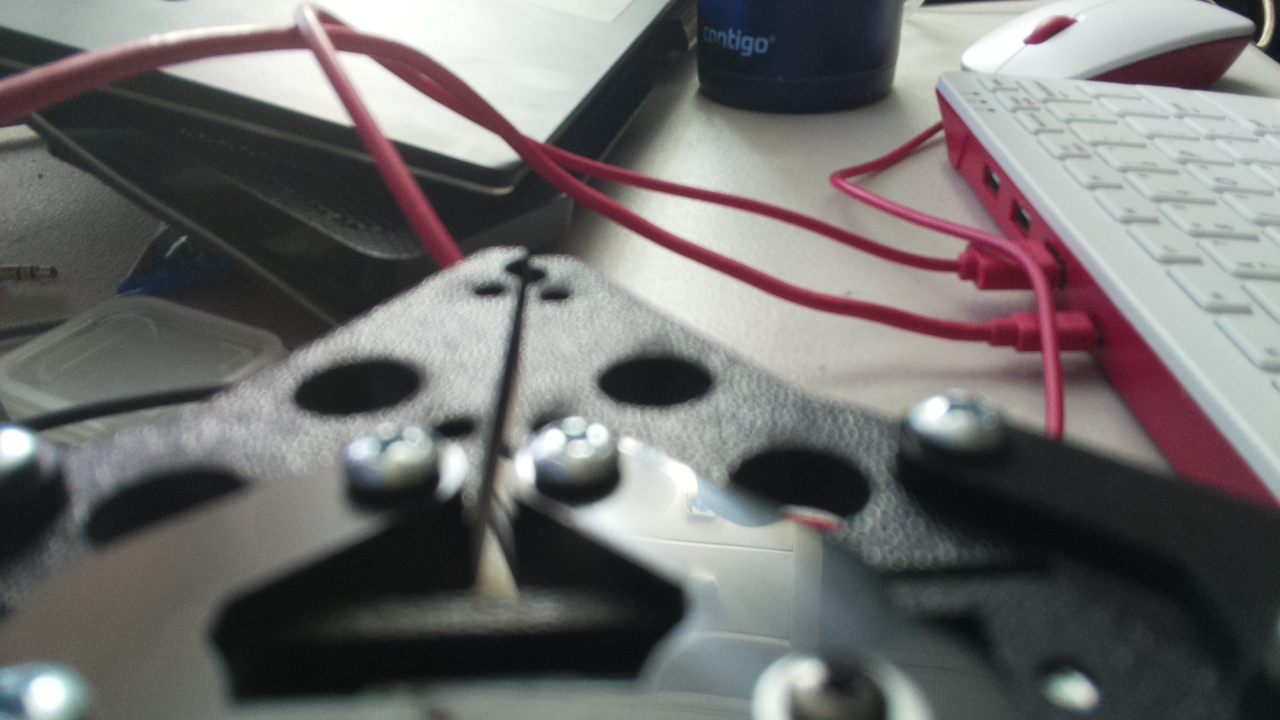
#> input picture Assignments/Ass_6/servo_pics/0.jpg, 1280 x 720 px, given in place of 7.7.jpg, which was not available
$ python servocontrol01.py
#> lines starting #> are read from the running program, lines starting #| are printed output that depends on the picture; after the words box and inside, x2 and y2 are one past the last pixel; in counts of white or black regions, pixels touching at a corner belong together
import RPi.GPIO as GPIO
import time
import numpy as np
import cv2
import datetime
import os
import glob

GPIO.setmode(GPIO.BOARD)
GPIO.setup(36,GPIO.OUT)

pwm = GPIO.PWM(36,50)

#opens completely
pwm.start(7.7)
time.sleep(0.5)

# # fully closes at 3.4% duty cycle
# pwm.ChangeDutyCycle(3.4)
# time.sleep(0.5)
os.system("sudo mkdir servo_pics")


# define the codec and create VideoWriter object
fps_out = 1
fourcc = cv2.VideoWriter_fourcc(*'XVID')
out = cv2.VideoWriter("servo_pwm" + ".avi", fourcc, fps_out, (1280, 720))

direction_scale = 1
direction_thickness = 2

# pwm.ChangeDutyCycle(7)
def close():

    i = 0
    duty_cycles1 = [x for x in np.arange(7.7,3.4,-2)]
    print(duty_cycles1)

    for i in duty_cycles1:

        pwm.ChangeDutyCycle(i)
        time.sleep(0.2)

        image = "sudo raspistill -w 1280 -h 720 -hf -vf -o /home/pi/Desktop/809T_Autonomous_Robotics/Assignments/Ass_6/servo_pics/" + str(i) + ".jpg"
        os.system(image)

        image = cv2.imread(str(i) + ".jpg")
#> image is the input picture: shape (720, 1280, 3); mean B, G, R 109.1, 109.8, 111.2

        text = "Duty: " + str(i) + "%"

        cv2.putText(image,text,(50,50),cv2.FONT_HERSHEY_DUPLEX,direction_scale,(0,0,255), direction_thickness)
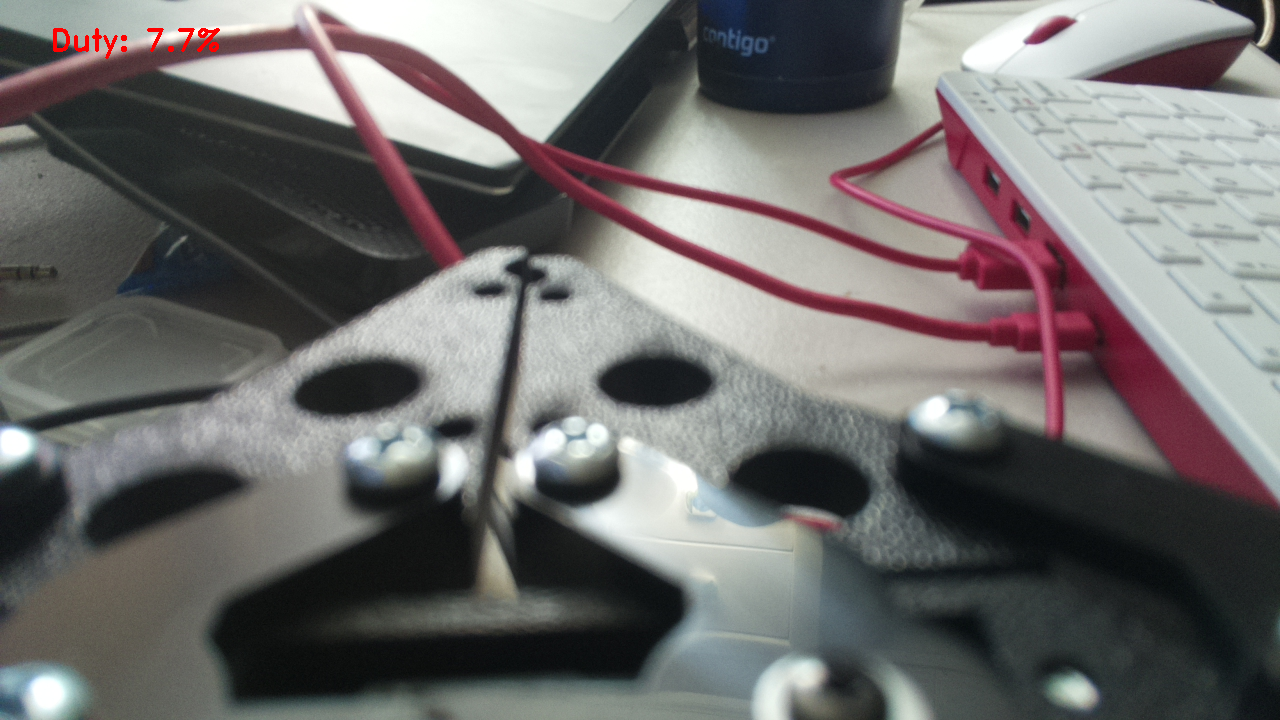
#> image: shape (720, 1280, 3); 0.14% of pixels changed, all inside (x1, y1, x2, y2) = (53, 28, 220, 59)
        # cv2.imshow("image",image)
        cv2.imwrite(str(i) + ".jpg",image)
        print("Saved image: ", i)
        time.sleep(0.1)
#> pass 2 of the loop in close, `for i in duty_cycles1:`:
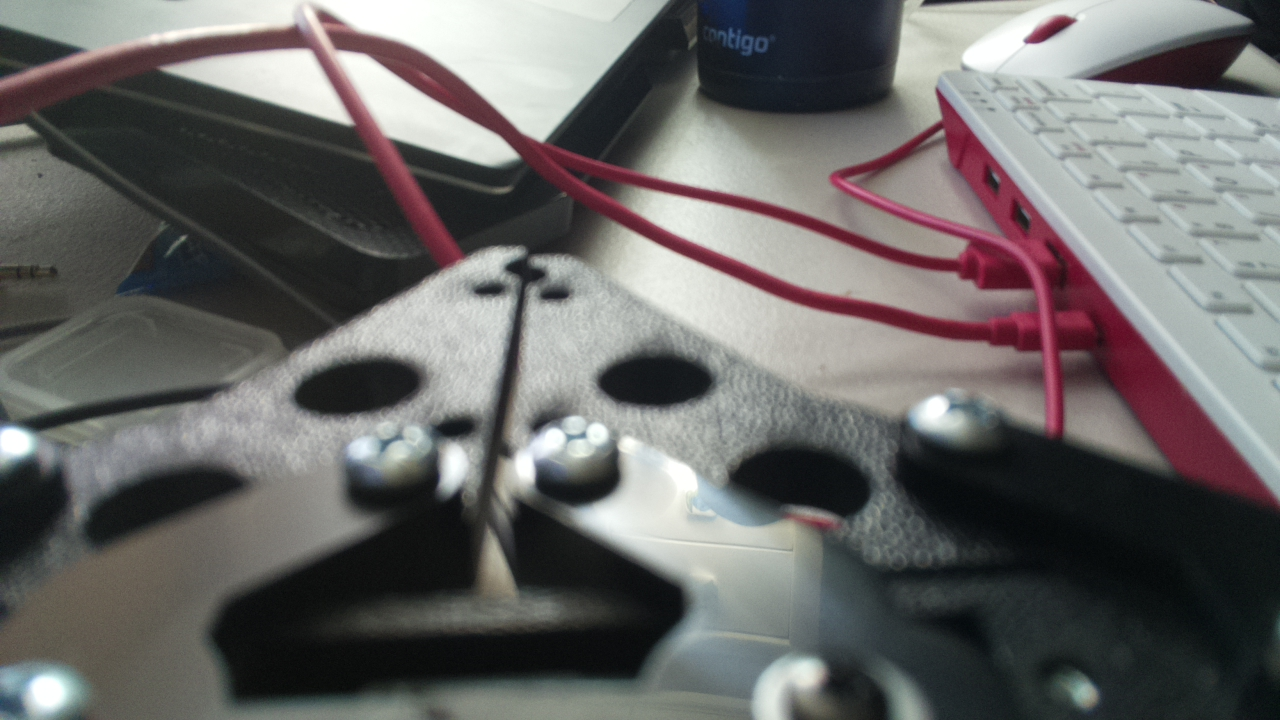
#> input picture Assignments/Ass_6/servo_pics/1.jpg, 1280 x 720 px, given in place of 5.7.jpg, which was not available
#> in close, image is the input picture: shape (720, 1280, 3); mean B, G, R 102.7, 103.7, 105.1
#> in close, `cv2.putText(image,text,(50,50),cv2.FONT_HERSHEY_DUPLEX,direction_scale..`:
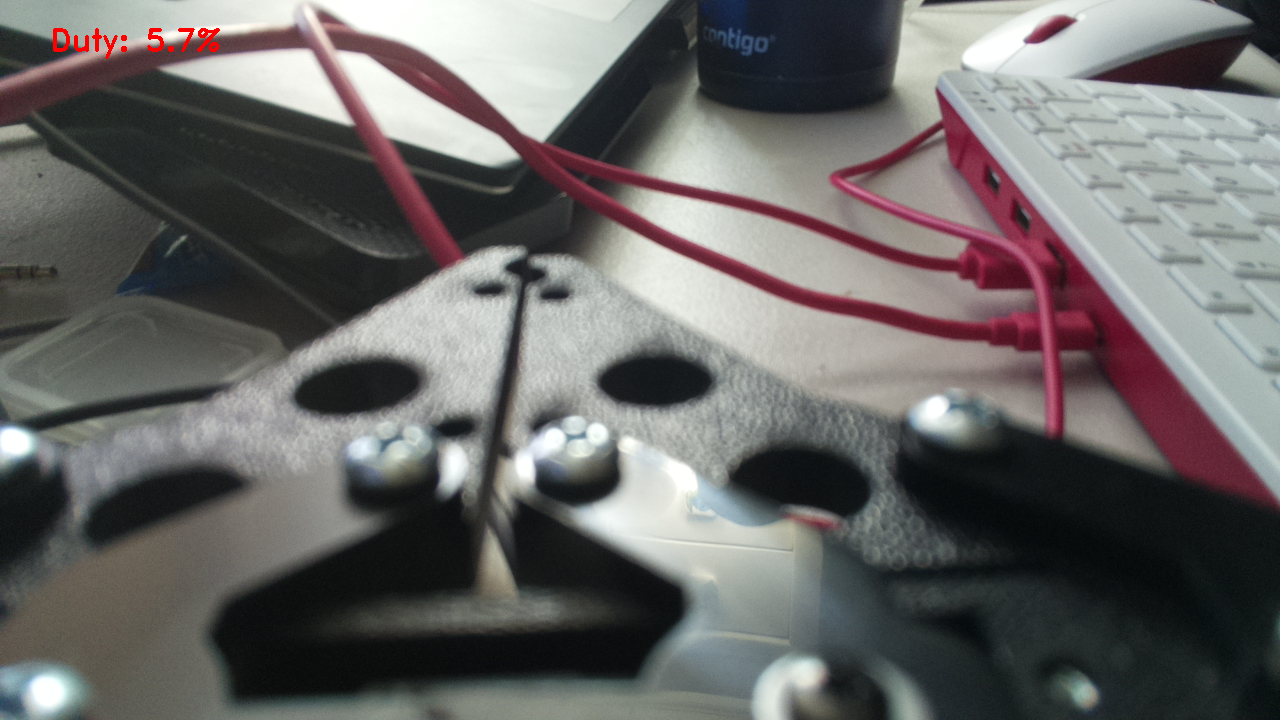
#> image: shape (720, 1280, 3); 0.15% of pixels changed, all inside (x1, y1, x2, y2) = (53, 28, 220, 59)


def open():

    i = 0
    duty_cycles2 = [x for x in np.arange(3.4,7.7,2)]
    print(duty_cycles2)

    for i in duty_cycles2:

        pwm.ChangeDutyCycle(i)
        time.sleep(0.2)

        image = "sudo raspistill -w 1280 -h 720 -hf -vf -o /home/pi/Desktop/809T_Autonomous_Robotics/Assignments/Ass_6/servo_pics/" + str(i) + ".jpg"


        os.system(image)

        print("Saved image: ", i)
        time.sleep(0.1)

# open()

close()

open()

# close()

pwm.stop()
#> (this line was passed over: RPi is not available in this run)
GPIO.cleanup()


# [13 lines of commented-out code are left out]

print("Video_servo" + ".avi is now ready for viewing!")
